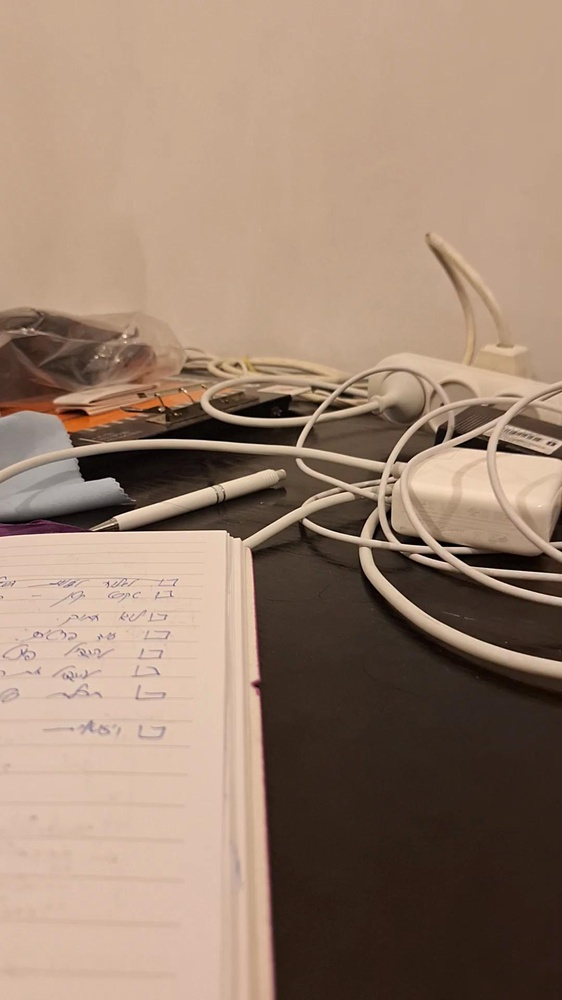
#> input picture backend/algorithm/input/0.jpg, 562 x 1000 px, shrunk from 1080 x 1920 before the run, found by its file name; its folder holds only this picture in this run
$ python cropping.py
#> lines starting #> are read from the running program, lines starting #| are printed output that depends on the picture
### backend/algorithm/utils.py
import os
SNAPSHOT_SIZE = (256, 256)
MINIMUM_LIGHT_PIXELS_IN_LINE = 50

# [18 lines left out: functions infer_absolute_path, get_mappify_root_dir, not called in this run]

def get_default_input_path():
    return os.path.join(
        get_mappify_root_dir(), "backend","algorithm","input")

def get_default_output_path():
    return os.path.join(
        get_mappify_root_dir(), "backend","mappify-server","media", "maps")

def get_algorithm_dir():
    return os.path.join(get_mappify_root_dir(), "backend", "algorithm")

# [11 lines left out: functions ipc_file_path, count_items_in_path, not called in this run]


def list_directory_contents(directory_path, allowed_extentsions=[]):
    """Lists the names and paths of all files and directories in the specified directory."""
#> called with directory_path = 'backend/algorithm/input/'

    entries = os.listdir(directory_path)
    all_contents = []
    allow_all = allowed_extentsions == []

    for entry in entries:
        root, ext = os.path.splitext(entry)
        if allow_all or ext in allowed_extentsions:
            full_path = os.path.join(directory_path, entry)
            all_contents.append(full_path)
    return all_contents

def prefix_from_absolute_path (absolute_path: str, prefix: str):
    directory, file_name = os.path.split(absolute_path)
    new_file_name = prefix + file_name
    return os.path.join(directory, new_file_name)


# [5 lines left out: function slice_size, not called in this run]

### backend/algorithm/cropping.py
import numpy as np
import logging

from PIL import Image
from utils import list_directory_contents, prefix_from_absolute_path
from damaged_snapshot_exception import DamagedSnapshotException
from utils import get_default_input_path, slice_size,\
MINIMUM_LIGHT_PIXELS_IN_LINE, SNAPSHOT_SIZE


def crop_image_to_square(image_path: str, output_path:str):
#> called with image_path = 'backend/algorithm/input/0.jpg', output_path = 'backend/algorithm/input/sqr_0.jpg'
    image = Image.open(image_path)
#> image is the input picture: PIL image 562x1000 RGB; mean R, G, B 154.6, 129.8, 111.6
    width, height = image.size
#> width = 562; height = 1000
    min_dimension = min(width, height)
#> min_dimension = 562

    left = (width - min_dimension) // 2
#> left = 0
    top = (height - min_dimension) // 2
#> top = 219
    right = left + min_dimension
#> right = 562
    bottom = top + min_dimension
#> bottom = 781
    cropped_image = image.crop((left, top, right, bottom))
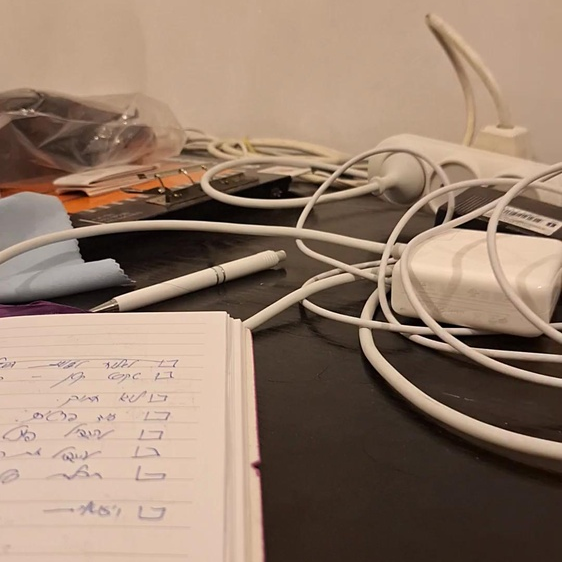
#> cropped_image: PIL image 562x562 RGB; mean R, G, B 148.9, 125.4, 107.8

    valid_extensions = ['.jpg', '.jpeg', '.png', '.bmp', '.gif', '.tiff']
    if not any(output_path.lower().endswith(ext) for ext in valid_extensions):
        raise ValueError(f"Invalid file extension in output path: {output_path}")
    cropped_image.save(output_path)

# [51 lines left out: functions find_first_positive_row, glue_map, smart_crop, crop_prediction, not called in this run]

if __name__ == "__main__":

    input_path = "backend/algorithm/input/"
    all_images = list_directory_contents(input_path, [".jpg"])

    for path in all_images:
        prefixed_path = prefix_from_absolute_path(path, "sqr_")
        crop_image_to_square(path,prefixed_path)
